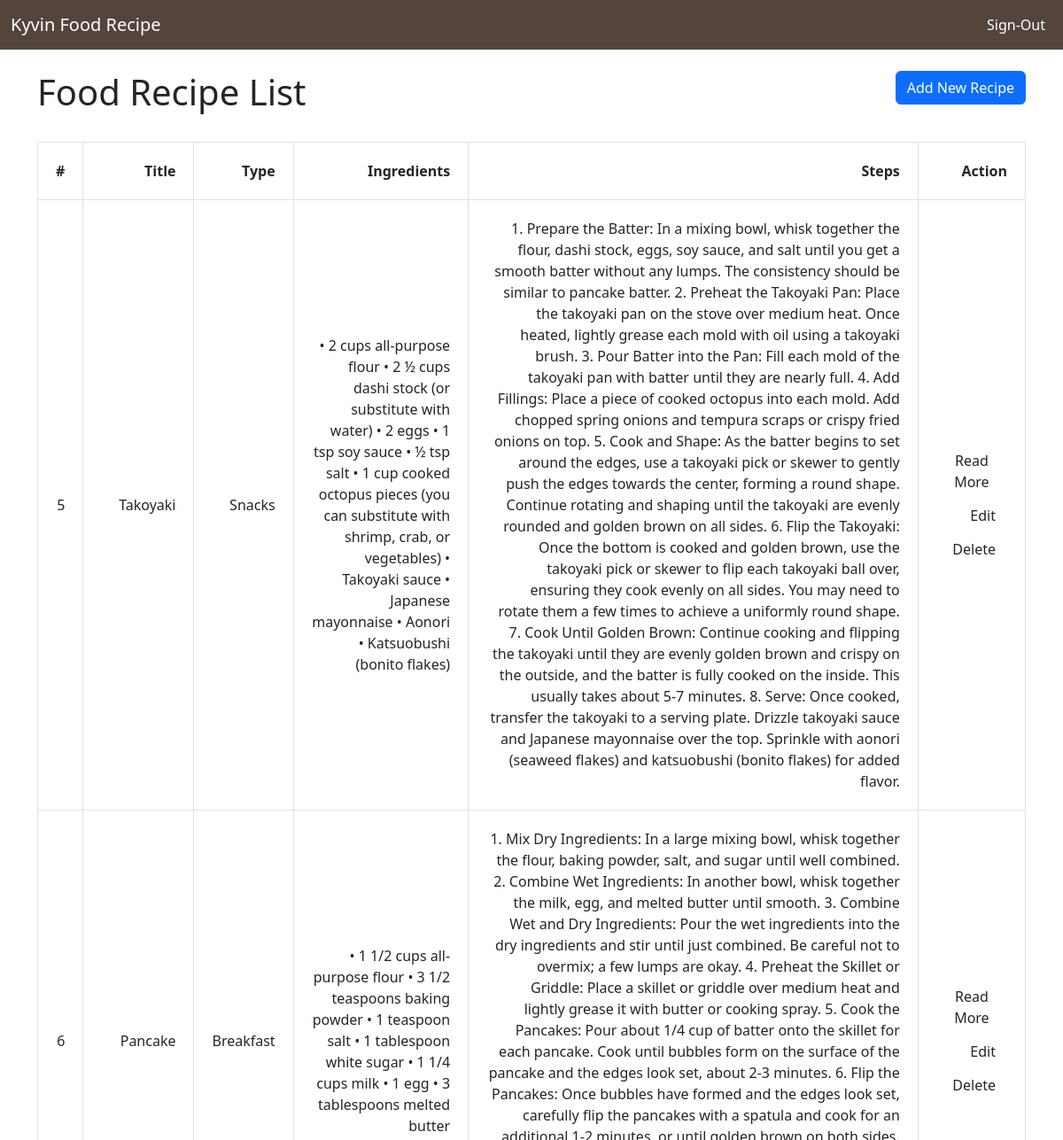
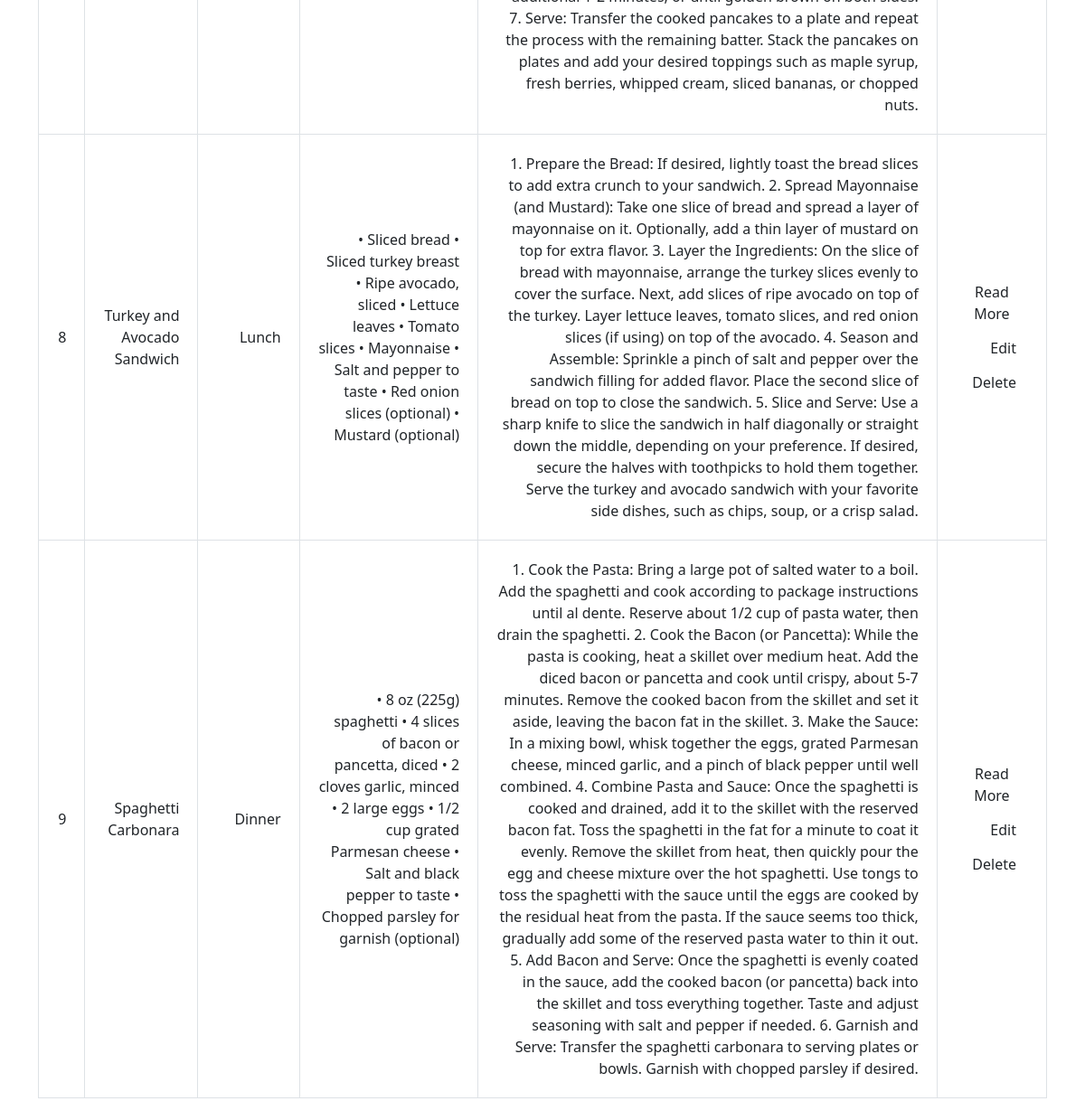
The page /melvin/admintable.php (signed in) on the database its author committed (2 pictures, top to bottom).
### tables this page shows
CREATE TABLE `foods` (
  `food_id` int(11) NOT NULL,
  `title` varchar(255) NOT NULL,
  `type` varchar(255) NOT NULL,
  `description` varchar(2000) NOT NULL,
  `ingredients` varchar(2000) NOT NULL,
  `steps` varchar(2000) NOT NULL,
  `image_path` varchar(1000) NOT NULL,
  `date_created` int(11) NOT NULL DEFAULT current_timestamp(),
  `view_count` int(11) NOT NULL
);

### melvin/admintable.php (the view, shortened to what this page needs)
<!DOCTYPE html>
<html lang="en">
<head>
    <link rel="stylesheet" href="https://cdn.jsdelivr.net/npm/bootstrap@5.2.2/dist/css/bootstrap.min.css">
</head>
<body>
    <?php include('navbaradmin.php'); ?>
    <div class="container my-4">
        <header class="d-flex justify-content-between my-4">
            <h1>Food Recipe List</h1>
            <div>
                <a href="create.php" class="btn btn-primary">Add New Recipe</a>
            </div>
        </header>
        <table class="table table-bordered">
        <thead>
            <tr>
                <th>#</th>
                <th>Title</th>
                <th>Type</th>
                <th>Ingredients</th>
                <th>Steps</th>
                <th>Action</th>
            </tr>
        </thead>
        <tbody>
        <?php
        include('connect.php');
        $sqlSelect = "SELECT * FROM foods";
        $result = mysqli_query($conn,$sqlSelect);
        while($data = mysqli_fetch_array($result)){
            ?>
            <tr>
                <td><?php echo $data['food_id']; ?></td>
                <td><?php echo $data['title']; ?></td>
                <td><?php echo $data['type']; ?></td>
                <td><?php echo $data['ingredients']; ?></td>
                <td><?php echo $data['steps']; ?></td>
                <td>
                    <a href="view.php?id=<?php echo $data['food_id']; ?>" class="btn btn-table">Read More</a>
                    <a href="edit.php?id=<?php echo $data['food_id']; ?>" class="btn btn-table">Edit</a>
                    <a href="delete.php?id=<?php echo $data['food_id']; ?>" class="btn btn-table">Delete</a>
                </td>
            </tr>
            <?php
        }
        ?>
        </tbody>
        </table>
    </div>
</body>
</html>

### melvin/navbaradmin.php (shortened to what this page needs)
<!DOCTYPE html>
<html lang="en">
<head>
  <link href="https://cdn.jsdelivr.net/npm/bootstrap@5.3.0/dist/css/bootstrap.min.css" rel="stylesheet">
</head>
<body>
<nav class="navbar navbar-expand-lg" id="pogi">
  <div class="container-fluid">
    <a class="navbar-brand" href="#">Kyvin Food Recipe</a>
    <div class="collapse navbar-collapse justify-content-end" id="navbarNav">
      <ul class="navbar-nav">
        <li class="nav-item">
          <a class="nav-link" href="logoutadmin.php">Sign-Out</a>
        </li>
      </ul>
    </div>
    </div>
</nav>
</body>
</html>

### melvin/admintable.php (style rules this page uses)
table td, table th { vertical-align:middle; text-align:right; padding:20px!important; }
.btn-primary { background-color: #53453c; border-color: #737373; color: white; }
.btn-table { background-color: #53453c; border-color: #737373; color: white; }

### melvin/navbaradmin.php (style rules this page uses)
#pogi { background-color: #53453c; }
.nav-link { color:White; }
.navbar-brand { color:White; }

### rows shown on the page
foods: food_id "5", title "Takoyaki", type "Snacks", ingredients "• 2 cups all-purpose flour • 2 ½ cups dashi stock (or substitute with water) • 2 eggs • 1 tsp soy sauce • ½ tsp salt • 1 cup cooked octopus pieces (you can substitute with shrimp, crab, or vegetables) • Takoyaki sauce • Japanese mayonnaise • Aonori • Katsuobushi (bonito flakes)", steps "1. Prepare the Batter: In a mixing bowl, whisk together the flour, dashi stock, eggs, soy sauce, and salt until you get a smooth batter without any lumps. The consistency should be similar to pancake batter. 2. Preheat the Takoyaki Pan: Place the takoyaki pan on the stove over medium heat. Once heated, lightly grease each mold with oil using a takoyaki brush. 3. Pour Batter into the Pan: Fill each mold of the takoyaki pan with batter until they are nearly full. 4. Add Fillings: Place a piece of cooked octopus into each mold. Add chopped spring onions and tempura scraps or crispy fried onions on top. 5. Cook and Shape: As the batter begins to set around the edges, use a takoyaki pick or…"
foods: food_id "6", title "Pancake", type "Breakfast", ingredients "• 1 1/2 cups all-purpose flour • 3 1/2 teaspoons baking powder • 1 teaspoon salt • 1 tablespoon white sugar • 1 1/4 cups milk • 1 egg • 3 tablespoons melted butter", steps "1. Mix Dry Ingredients: In a large mixing bowl, whisk together the flour, baking powder, salt, and sugar until well combined. 2. Combine Wet Ingredients: In another bowl, whisk together the milk, egg, and melted butter until smooth. 3. Combine Wet and Dry Ingredients: Pour the wet ingredients into the dry ingredients and stir until just combined. Be careful not to overmix; a few lumps are okay. 4. Preheat the Skillet or Griddle: Place a skillet or griddle over medium heat and lightly grease it with butter or cooking spray. 5. Cook the Pancakes: Pour about 1/4 cup of batter onto the skillet for each pancake. Cook until bubbles form on the surface of the pancake and the edges look set, about…"
foods: food_id "8", title "Turkey and Avocado Sandwich", type "Lunch", ingredients "• Sliced bread • Sliced turkey breast • Ripe avocado, sliced • Lettuce leaves • Tomato slices • Mayonnaise • Salt and pepper to taste • Red onion slices (optional) • Mustard (optional)", steps "1. Prepare the Bread: If desired, lightly toast the bread slices to add extra crunch to your sandwich. 2. Spread Mayonnaise (and Mustard): Take one slice of bread and spread a layer of mayonnaise on it. Optionally, add a thin layer of mustard on top for extra flavor. 3. Layer the Ingredients: On the slice of bread with mayonnaise, arrange the turkey slices evenly to cover the surface. Next, add slices of ripe avocado on top of the turkey. Layer lettuce leaves, tomato slices, and red onion slices (if using) on top of the avocado. 4. Season and Assemble: Sprinkle a pinch of salt and pepper over the sandwich filling for added flavor. Place the second slice of bread on top to close the…"
foods: food_id "9", title "Spaghetti Carbonara", type "Dinner", ingredients "• 8 oz (225g) spaghetti • 4 slices of bacon or pancetta, diced • 2 cloves garlic, minced • 2 large eggs • 1/2 cup grated Parmesan cheese • Salt and black pepper to taste • Chopped parsley for garnish (optional)", steps "1. Cook the Pasta: Bring a large pot of salted water to a boil. Add the spaghetti and cook according to package instructions until al dente. Reserve about 1/2 cup of pasta water, then drain the spaghetti. 2. Cook the Bacon (or Pancetta): While the pasta is cooking, heat a skillet over medium heat. Add the diced bacon or pancetta and cook until crispy, about 5-7 minutes. Remove the cooked bacon from the skillet and set it aside, leaving the bacon fat in the skillet. 3. Make the Sauce: In a mixing bowl, whisk together the eggs, grated Parmesan cheese, minced garlic, and a pinch of black pepper until well combined. 4. Combine Pasta and Sauce: Once the spaghetti is cooked and drained, add it to…"
